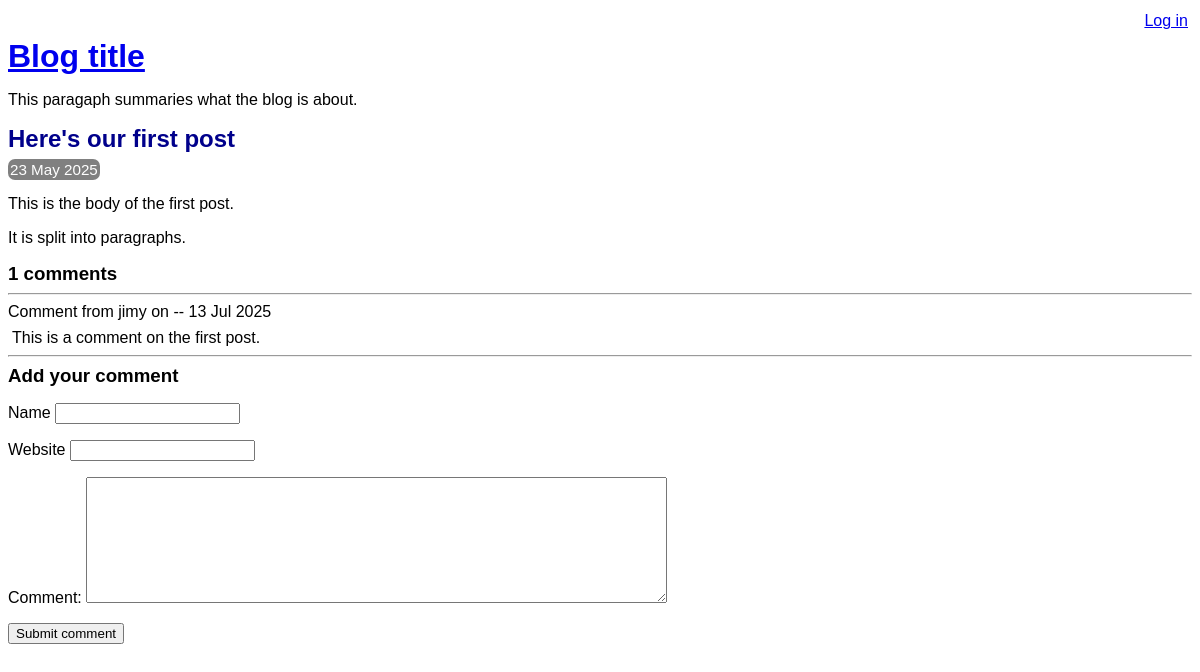
The app's page /view-post.php?post_id=1, older data.
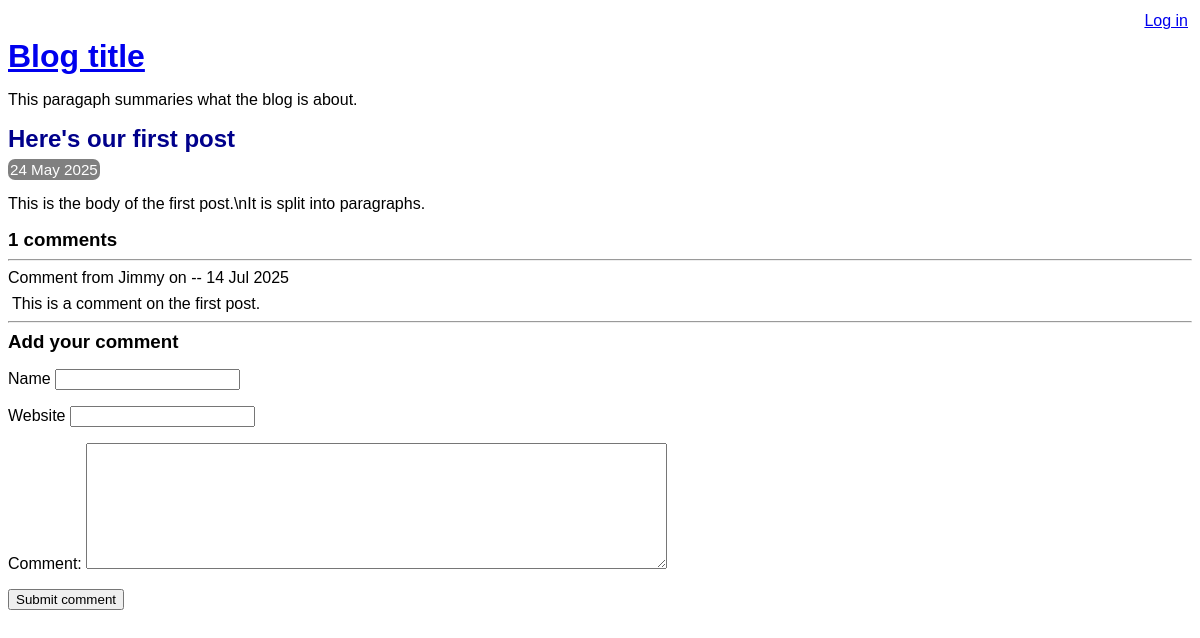
The same page, newer data.
### tables this page shows
CREATE TABLE post (
    id INTEGER PRIMARY KEY AUTOINCREMENT NOT NULL,
    title VARCHAR NOT NULL,
    body VARCHAR NOT NULL,
    user_id INTEGER NOT NULL,
    created_at VARCHAR NOT NULL,
    updated_at VARCHAR,
    FOREIGN KEY (user_id) REFERENCES user(id)
);

CREATE TABLE comment (
    id INTEGER PRIMARY KEY AUTOINCREMENT NOT NULL,
    post_id INTEGER NOT NULL,
    created_at VARCHAR NOT NULL,
    name VARCHAR NOT NULL,
    website VARCHAR,
    text VARCHAR NOT NULL,
    FOREIGN KEY (post_id) REFERENCES post(id)
);

### lib/view-post.php (called while the page is built, shortened)
<?php
function  getPostRow(PDO $pdo,$postid){
    $stmt =$pdo->prepare(
        '
        SELECT
        title,created_at,body
        FROM post
        WHERE id=:id
        '
    );
    $result =$stmt->execute(array('id'=>$postid),);
    $row = $stmt->fetch(PDO::FETCH_ASSOC);
    return $row;
}
?>

### view-post.php (the view, shortened to what this page needs)
<?php
require_once 'lib/common.php';
require_once 'lib/view-post.php';
if (isset($_GET['post_id'])) {
    $post_id = $_GET['post_id'];
} else {
    $post_id = 0;
}
$pdo=getPDO();
$row=getPostRow($pdo, $post_id);
?>
<!DOCTYPE html>
<html lang="en">
<head>
<?php require 'templates/head.php'?>
</head>
<body>
<?php require "templates/title.php"  ?>
<div class="post">
<h2>
    <?php echo htmlEscape($row['title']) ?>
</h2>
<div class="date">
    <?php echo convertSqlDate($row['created_at'])?>
    </div>
    <p>
        <?php echo convertNewLinesToParagraphs($row['body']) ?>
    </p>
    </div>
    <div class="comment-list">
        <h3><?php echo countCommentsForPost($pdo, $post_id) ?> comments</h3>
        <?php foreach (getCommentsForPost($pdo, $post_id) as $comment):    ?>
         <hr/>
         <div class="comment">
            <div class="comment-meta">
                Comment from
                <?php echo htmlEscape($comment['name']) ?>
                on --
                <?php echo convertSqlDate($comment['created_at'])?>
            </div>
        <div class="comment-body">
          <?php echo htmlEscape($comment['text']) ?>
        </div>
       <?php endforeach; ?>
    </div>
       <?php require 'templates/comment-form.php';?>
</body>
</html>

### lib/common.php (shortened to what this page needs)
<?php
function getROOtPath(){
    return realpath(__DIR__.'/..');
}
function getDatabasePath(){
    return getROOtPath().'/data/data.sqlite';
}
function getDsn(){
    return 'sqlite:' .getDatabasePath();
}
function getPDO(){
$pdo =new PDO(getDsn());
return $pdo;
}
function htmlEscape($html)
{
    return htmlspecialchars($html, ENT_HTML5, 'UTF-8');
}
function convertSqlDate($sqlDate)
{
    $date = DateTime::createFromFormat('!Y-m-d', $sqlDate);
    return $date->format('d M Y');
}
function countCommentsForPost(PDO $pdo,$postId){
$sql="
SELECT
COUNT(*) c
FROM  comment
WHERE post_id=:post_id
";
$stmt=$pdo->prepare($sql);
$stmt->execute(array('post_id'=>$postId));
return (int) $stmt->fetchColumn();
}
function getCommentsForPost(PDO $pdo,$postId){
    $pdo = getPDO();
    $sql = "
    SELECT
    id, name, text, created_at, website
    FROM comment
    WHERE post_id = :post_id
    ";
    $stmt = $pdo->prepare($sql);
    $result = $stmt->execute(array('post_id' => $postId,));
    return $stmt->fetchAll(PDO::FETCH_ASSOC);
}
function convertNewLinesToParagraphs($text){
    $escaped=htmlEscape($text);
    return '<p>'.str_replace("\n","<p></p>",$escaped).'</p>';
}
?>

Row changes from the older to the newer data that the page shows:
changed post "Here's our first post": created_at "23 May 2025" → "24 May 2025"; body "This is the body of the first post. It is split into paragraphs." → "This is the body of the first post.\\nIt is split into paragraphs."
changed comment "This is a comment on the first post.": name "jimy" → "Jimmy"; created_at "13 Jul 2025" → "14 Jul 2025"
